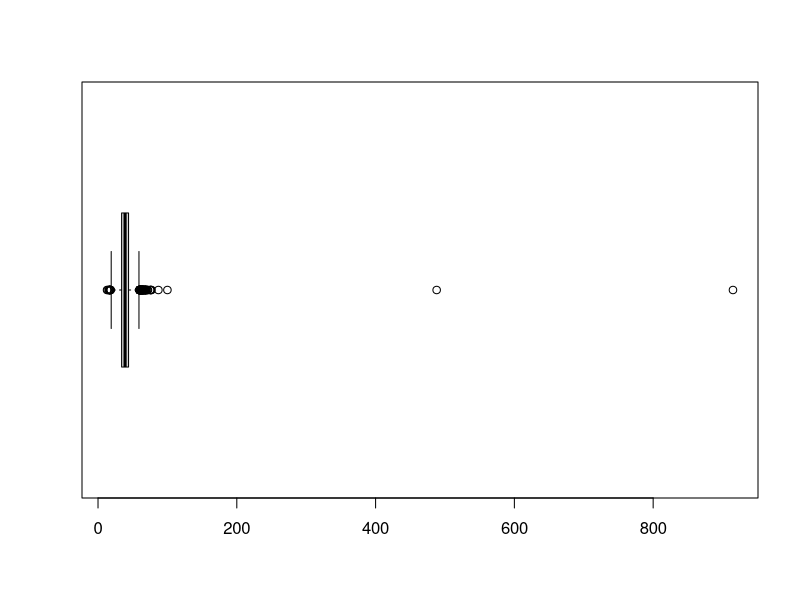
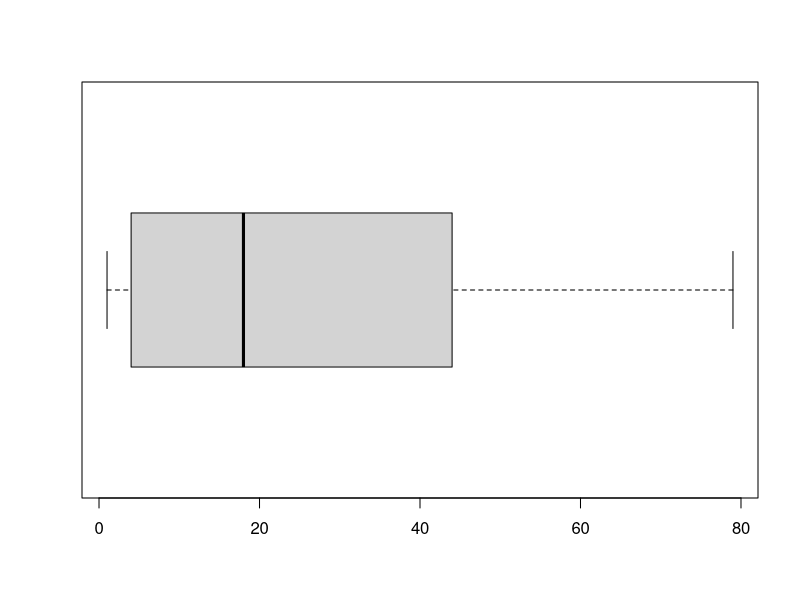
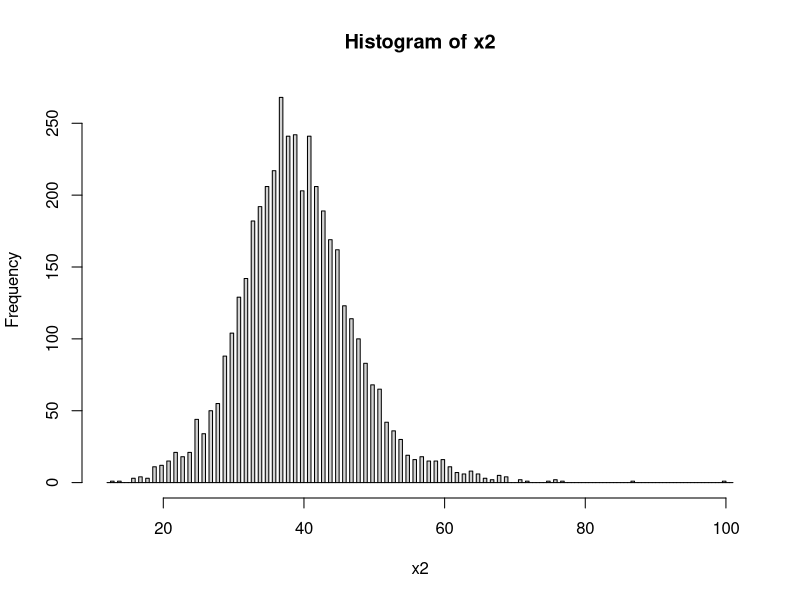
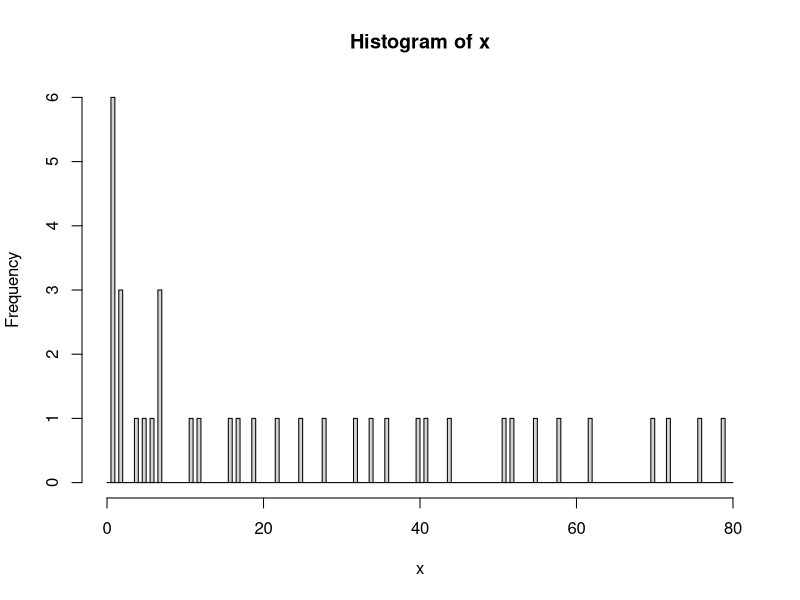

Write the R code that produced these figures, in order. (Note: this script raises an error after producing the figures.)
## ---- chunk 1
shuff_data <- read.table(file="shuff_score.txt")
## ---- chunk 2
shuff_mean = mean(shuff_data[,1])
shuff_sd = sd(shuff_data[,1])
z_score_915 = (915 - shuff_mean)/shuff_sd
pnorm_915 = pnorm(915, mean = shuff_mean, sd = shuff_sd, lower.tail = FALSE)
## ---- chunk 3
NP_414543.1.align <- read.table(file="NP_414543.1_align.txt")
## ---- chunk 4
boxplot(NP_414543.1.align[,1], horizontal=TRUE)
boxplot(shuff_data[,1], horizontal=TRUE)
## ---- chunk 5
x1= subset(NP_414543.1.align, NP_414543.1.align[,1] < 250)
x2= x1[,1]
hist(x2, breaks=seq(range(x2)[1]-1, range(x2)[2]+1, by=0.5))
## ---- chunk 6
x=shuff_data[,1]
hist(x, breaks=seq(range(x)[1]-1, range(x)[2]+1, by=0.5))
## ---- chunk 7
mycolors = rainbow(2)
ggplot(NP_414543.1.align, aes(V1)) +
  geom_density()
ggplot(x1, aes(V1)) +
  geom_density()
ggplot(shuff_data, aes(V1)) +
  geom_density()
## ---- chunk 8
NP_414543.1.align = NP_414543.1.align %>% 
  mutate(new_col = "exp")
shuff_data = shuff_data %>% 
  mutate(new_col = "shuff")
my_full_data = rbind(shuff_data, NP_414543.1.align, by="V1")
my_full_data = my_full_data %>% 
  filter(V1 != "V1") %>% 
  mutate(V1 = as.numeric(V1))
## ---- chunk 9
boxplot(my_full_data$V1, horizontal=TRUE)
## ---- chunk 10
p2 <- ggplot(data=my_full_data, aes(x=log10(my_full_data$V1), group=new_col, fill=new_col)) +
    geom_boxplot(adjust=1.5, alpha=.4)
p2
p1 <- ggplot(data=my_full_data, aes(x=log10(my_full_data$V1), group=new_col, fill=new_col)) +
    geom_density(adjust=1.5, alpha=.4)
p1
## ---- chunk 11

